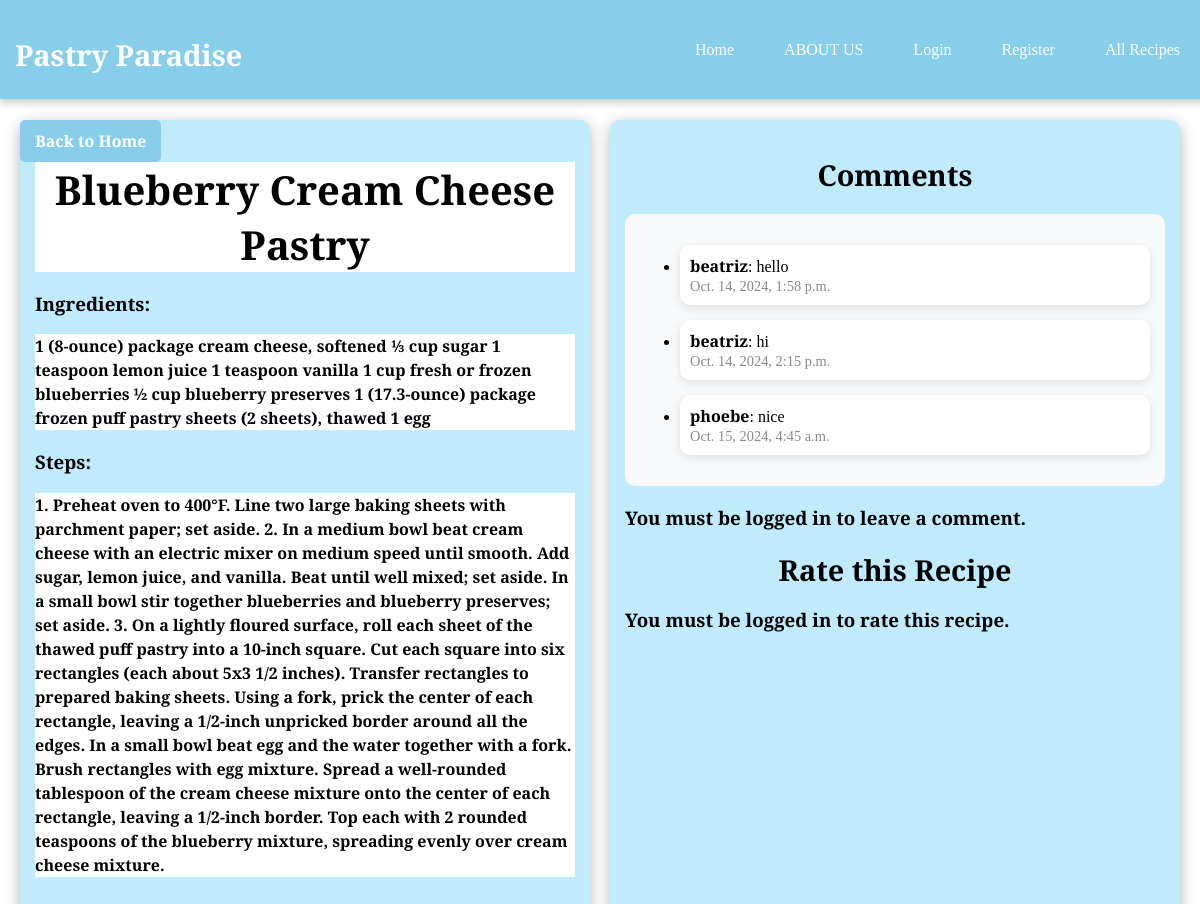
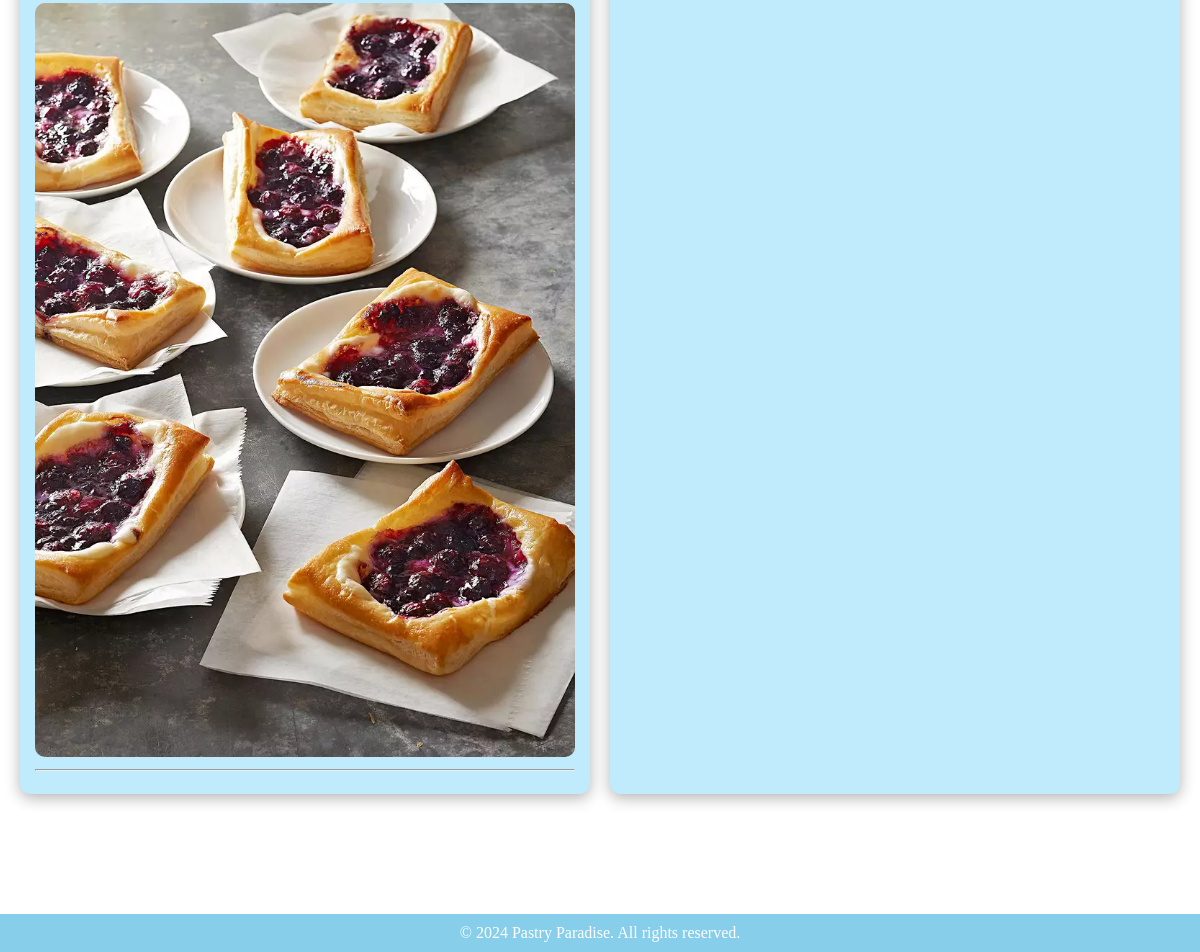
The app's page /recipe/14/ with its own data (2 pictures, top to bottom).
### myApp/models.py (models this page shows, shortened)
class Recipe(models.Model):
    title = models.CharField(max_length=200)
    ingredients = models.TextField()
    steps = models.TextField()
    image = models.ImageField(upload_to='recipes/', null=True, blank=True)
    created_at = models.DateTimeField(auto_now_add=True)
    created_by = models.ForeignKey(User, on_delete=models.CASCADE)

class Comment(models.Model):
    recipe = models.ForeignKey(Recipe, related_name='comments', on_delete=models.CASCADE)
    user = models.ForeignKey(User, on_delete=models.CASCADE)
    text = models.TextField()
    created_at = models.DateTimeField(auto_now_add=True)

### myApp/views.py (the view)
# urls.py: path('recipe/<int:pk>/', views.recipe_detail, name='recipe_detail'),
def recipe_detail(request, pk):
    recipe = get_object_or_404(Recipe, pk=pk)
    comments = recipe.comments.all()
    ratings = recipe.ratings.all()
    average_rating = ratings.aggregate(Avg('score'))['score__avg'] if ratings.exists() else None
    return render(request, 'myApp/recipe_detail.html', {
        'recipe': recipe,
        'comments': comments,
        'average_rating': average_rating,
        'ratings': ratings,
    })

### myApp/templates/myApp/recipe_detail.html (shortened to what this page needs)
<!DOCTYPE html>
<html lang="en">
<head>
</head>
<body>
    <nav>
        <div class="logo">
            <a href="{% url 'homepage' %}" style="color: white; text-decoration: none;">
                <h2>Pastry Paradise</h2>
            </a>
        </div>
        <ul>
            <li><a href="{% url 'homepage' %}">Home</a></li>
            <li><a href="{% url 'about_us' %}">ABOUT US</a></li>
            {% if user.is_authenticated %}
                <li><a href="{% url 'profile' %}">My Profile</a></li>
                <li><a href="{% url 'create_recipe' %}">Create Recipe</a></li>
                <li><a href="{% url 'logout' %}">Logout</a></li>
            {% else %}
                <li><a href="{% url 'login' %}">Login</a></li>
                <li><a href="{% url 'register' %}">Register</a></li>
            {% endif %}
            <li><a href="{% url 'all_recipes' %}">All Recipes</a></li>
        </ul>
    </nav>
    <div class="main-content">
        <div class="recipe-container">
            <h1>{{ recipe.title }}</h1>
            <h3><strong>Ingredients:</strong></h3>
            <p>{{ recipe.ingredients }}</p>
            <h3><strong>Steps:</strong></h3>
            <p>{{ recipe.steps }}</p>
            {% if recipe.image %}
                <img src="{{ recipe.image.url }}" alt="{{ recipe.title }}">
            {% endif %}
            <hr>
        </div>
        <div class="right-side">
            <h2>Comments</h2>
            <div class="comment-section">
                <ul>
                    {% for comment in comments %}
                        <li class="comment">
                            <strong>{{ comment.user.username }}</strong>: {{ comment.text }} <br>
                            <small>{{ comment.created_at }}</small>
                        </li>
                    {% empty %}
                        <li>No comments yet.</li>
                    {% endfor %}
                </ul>
            </div>
            {% if user.is_authenticated %}
                <div class="comment-form">
                    <form method="POST" action="{% url 'add_comment' recipe.pk %}">
                        {% csrf_token %}
                        <textarea name="comment_text" placeholder="Leave a comment..." required></textarea>
                        <button type="submit">Submit Comment</button>
                    </form>
                </div>
            {% else %}
                <h3>You must be logged in to leave a comment.</h3>
            {% endif %}
            <h2>Rate this Recipe</h2>
{% if user.is_authenticated %}
    <div class="rating-section">
        <form method="POST" action="{% url 'add_rating' recipe.pk %}">
            {% csrf_token %}
            <div class="star-rating">
                <input type="radio" name="rating" value="5" id="5-stars" required>
                <label for="5-stars">&#9733;</label>
                <input type="radio" name="rating" value="4" id="4-stars">
                <label for="4-stars">&#9733;</label>
                <input type="radio" name="rating" value="3" id="3-stars">
                <label for="3-stars">&#9733;</label>
                <input type="radio" name="rating" value="2" id="2-stars">
                <label for="2-stars">&#9733;</label>
                <input type="radio" name="rating" value="1" id="1-star">
                <label for="1-star">&#9733;</label>
            </div>
            <button type="submit">Submit Rating</button>
            {% if average_rating %}
                <h3 class="average-rating">Average Rating: {{ average_rating|floatformat:1 }} / 5</h3>
            {% else %}
                <h3 class="average-rating">No ratings yet.</h3>
            {% endif %}
        </form>
    </div>
{% else %}
    <h3>You must be logged in to rate this recipe.</h3>
{% endif %}
        </div>
    </div>
    <div class="back-button-container">
        <a href="{% url 'all_recipes' %}">
            <button>Back to Home</button>
        </a>
    </div>
    <footer>
        <div>&copy; 2024 Pastry Paradise. All rights reserved.</div>
    </footer>
</body>
</html>

### myApp/templates/myApp/recipe_detail.html (style rules this page uses)
body { font-family: 'Cinzel', serif; margin: 0; padding: 0; background: white; display: flex; flex-direction: column; min-height: 100vh; }
nav { background-color: #87ceeb; color: white; padding: 15px; display: flex; justify-content: space-between; align-items: center; box-shadow: 0 4px 8px rgba(0, 0, 0, 0.2); position: fixed; width: 100%; top: 0; z-index: 1000; }
.logo h2 { color: white; }
nav ul { list-style-type: none; margin: 0; padding: 0; display: flex; }
nav ul li { margin-right: 20px; }
nav ul li a { color: white; text-decoration: none; padding: 8px 15px; border-radius: 5px; transition: background-color 0.3s; }
.main-content { display: flex; justify-content: center; margin: 100px auto; max-width: 1500px; padding: 20px; gap: 20px; }
.recipe-container, .right-side { flex: 30%; background-color: #bfebfc; padding: 15px; border-radius: 10px; box-shadow: 0 4px 15px rgba(0, 0, 0, 0.3); }
h1 { color: #000000; text-align: center; font-size: 2.5em; margin-bottom: 10px; background-color: white; }
h2 { color: #000000; text-align: center; font-size: 1.8em; margin: 20px 0 10px; }
p { line-height: 1.5; color: #000000; font-size: 1em; margin: 10px 0; background-color: white; font-weight: bolder; }
img { max-width: 100%; margin-top: 20px; border-radius: 10px; }
.comment-section { margin-top: 20px; padding: 15px; background-color: #f8f9fa; border-radius: 10px; max-height: 300px; overflow-y: auto; text-align: left; }
.comment { margin-bottom: 15px; padding: 10px; background-color: #fff; border-radius: 10px; box-shadow: 0 3px 10px rgba(0, 0, 0, 0.1); }
.comment strong { color: black; }
.comment small { font-size: 0.9em; color: #888; }
button { background-color: #000000; color: white; border: none; padding: 10px 15px; border-radius: 5px; cursor: pointer; transition: background-color 0.3s, transform 0.2s; font-family: 'Cinzel', serif; font-weight: bold; font-size: 1em; }
.back-button-container { position: fixed; top: 120px; left: 20px; z-index: 999; }
.back-button-container button { background-color: #87ceeb; color: white; border: none; padding: 10px 15px; border-radius: 5px; cursor: pointer; transition: background-color 0.3s, transform 0.2s; font-family: 'Cinzel', serif; font-weight: bold; font-size: 1em; }
footer { background-color: #87ceeb; color: white; padding: 10px 0; text-align: center; width: 100%; position: relative; bottom: 0; }

### records on screen
Recipe: title "Blueberry Cream Cheese Pastry", ingredients "1 (8-ounce) package cream cheese, softened ⅓ cup sugar 1 teaspoon lemon juice 1 teaspoon vanilla 1 cup fresh or frozen blueberries ½ cup blueberry preserves 1 (17.3-ounce) package frozen puff pastry sheets (2 sheets), thawed 1 egg", steps "1. Preheat oven to 400°F. Line two large baking sheets with parchment paper; set aside. 2. In a medium bowl beat cream cheese with an electric mixer on medium speed until smooth. Add sugar, lemon juice, and vanilla. Beat until well mixed; set aside. In a small bowl stir together blueberries and blueberry preserves; set aside. 3. On a lightly floured surface, roll each sheet of the thawed puff pastry into a 10-inch square. Cut each square into six rectangles (each about 5x3 1/2 inches). Transfer rectangles to prepared baking sheets. Using a fork, prick the center of each rectangle, leaving a 1/2-inch unpricked border around all the edges. In a small bowl beat egg and the water together with…", image (picture)
Comment: user.username "beatriz", text "hello", created_at "Oct. 14, 2024, 1:58 p.m."
Comment: user.username "beatriz", text "hi", created_at "Oct. 14, 2024, 2:15 p.m."
Comment: user.username "phoebe", text "nice", created_at "Oct. 15, 2024, 4:45 a.m."
